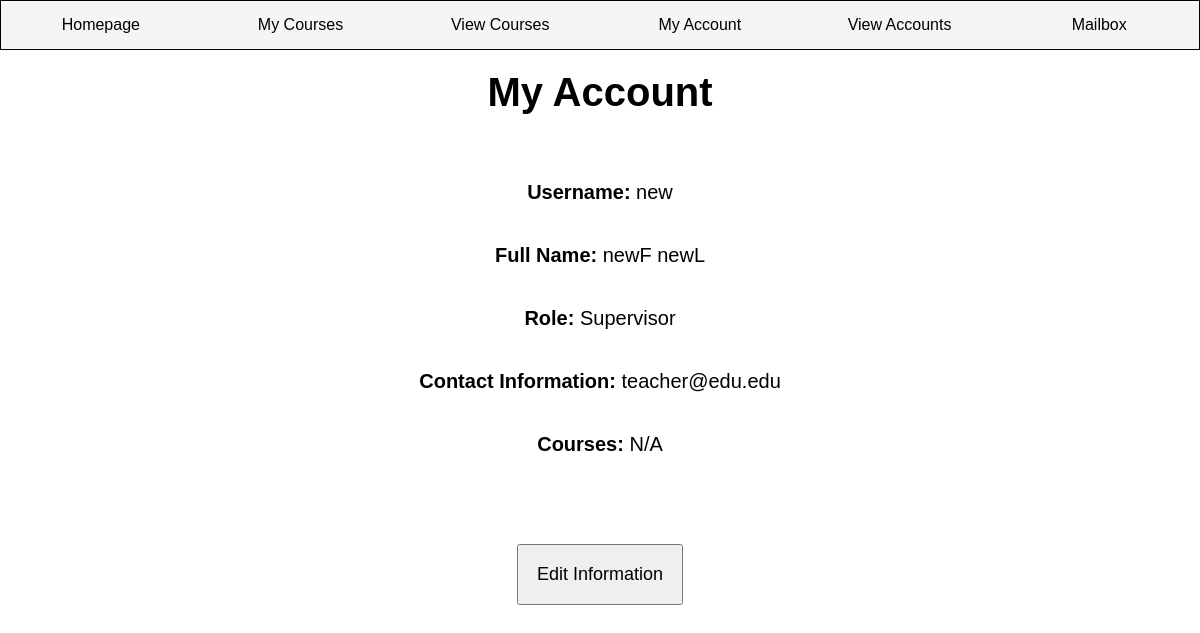
The app's page /MyAccount/ (signed in) with its own data.
### SchedulingAPP/models.py (models this page shows)
class User(models.Model):
    username = models.CharField(max_length=25)
    password = models.CharField(max_length=25)
    role = models.CharField(max_length=10, choices=Role.choices, default=Role.ta)
    email = models.CharField(max_length=40)
    first_name = models.CharField(max_length=25)
    last_name = models.CharField(max_length=25)
    def __str__(self):
        return "%s %s" % (self.first_name, self.last_name)

### SchedulingAPP/views.py (the view, shortened to what this page needs)
# urls.py: path('MyAccount/', MyAccount.as_view()),
class MyAccount(View):
    def get(self, request):
        my_user = UserClass.get_user(request.session["session_username"])
        return render(request, "MyAccount.html", {"username": UserClass.get_username(my_user),
                                                  "full_name": UserClass.get_full_name(my_user),
                                                  "role": UserClass.get_role(my_user),
                                                  "email": UserClass.get_email(my_user),
                                                  "courses": UserClass.get_courses(my_user),
                                                  "sections": UserClass.get_sections(my_user)})

### classes/UserClass.py (called while the page is built)
def get_user(username):
    return User.objects.get(username=username)

def get_username(user):
    return user.username

def get_role(user):
    return user.role

def get_email(user):
    return user.email

def get_full_name(user):
    return user.__str__

def get_courses(user):
    return user.course_set.all()

def get_sections(user):
    return user.section_set.all()

### templates/MyAccount.html
<!DOCTYPE html>
<html lang="en">
<head>
{% load static %}
    <link rel="stylesheet" href="{% static 'MyAccount.css' %}">
</head>
<body>
    <nav>
        <ul class="navlinks">
            <li> {% if role == "Supervisor" %}
                <a href="/supervisorHomepage/">Homepage</a>
                {%  elif role == "Instructor" %}
                <a href="/instructorHomepage">Homepage</a>
                {% elif role == "TA" %}
                <a href="/TAHomepage">Homepage</a>
                {% endif %}
            </li>
            <li><a href="/viewCourses/">My Courses</a></li>
            <li><a href="/viewAllCourses/">View Courses</a></li>
            <li><a href="/MyAccount/">My Account</a></li>
            <li><a href="/viewAccounts/">View Accounts</a></li>
            <li><a href="/notification/">Mailbox</a></li>
        </ul>
    </nav>
<div  class="form">
    <h1>My Account
    </h1>
    <br></br>
    <form action = "/MyAccount/" method = "get">
        <div><a class="field">Username: </a>{{ username }}</div>
        <div><a class="field">Full Name: </a> {{ full_name}}</div>
        <div><a class="field">Role: </a>{{ role }}</div>
        <div><a class="field">Contact Information: </a>{{ email }}</div>
        <div><a class="field">Courses: </a>N/A</div>
    </form>
    <br></br>
    <button>Edit Information</button>
</div>
</body>

### static/MyAccount.css (style rules this page uses)
* { margin: 0; padding: 0; font-family: Arial; }
nav ul { display: flex; flex-direction: row; align-items:stretch; padding: 0; text-align: left; list-style: none; margin: 0px; }
nav ul li { flex: 1; }
nav { margin: 0px; border: 1px solid black; }
nav ul li a { display: block; background-color: whitesmoke; color: black; text-decoration: none; text-align: center; padding: 15px 0 15px 0; font-size: 1em; }
body { background-position: center; height: 100vh; background-image:url("https://cdn.discordapp.com/attachments/1042143501023977484/1047327132994523196/background.png"); font-family: arial, sans-serif; background-size: cover; }
h1 { font-family: Arial; text-align: center; }
.field { font-weight: bold; font-family: Arial; font-size: 20px; }
div { padding: 20px; font-family: Arial; font-size: 20px; text-align: center; }
button { font-size: 18px; font-family: Arial; text-align: center; padding: 18px; margin: 22px 100px; display: inline-block; width: 50px 50px; }

### records on screen
User: username "new", first_name+last_name "newF newL", role "Supervisor", email "teacher@edu.edu"
